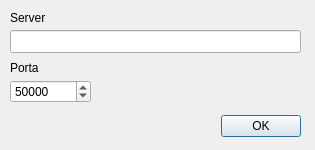
<?xml version="1.0" encoding="UTF-8"?>
<ui version="4.0">
 <class>Connessione</class>
 <widget class="QDialog" name="Connessione">
  <property name="geometry">
   <rect>
    <x>0</x>
    <y>0</y>
    <width>315</width>
    <height>150</height>
   </rect>
  </property>
  <property name="minimumSize">
   <size>
    <width>315</width>
    <height>150</height>
   </size>
  </property>
  <property name="maximumSize">
   <size>
    <width>315</width>
    <height>150</height>
   </size>
  </property>
  <property name="windowTitle">
   <string>Connessione</string>
  </property>
  <property name="windowIcon">
   <iconset>
    <normaloff>../../../Documenti/LSO/FM_Client/Icone/inbox_film.ico</normaloff>../../../Documenti/LSO/FM_Client/Icone/inbox_film.ico</iconset>
  </property>
  <widget class="QDialogButtonBox" name="buttonBox">
   <property name="geometry">
    <rect>
     <x>10</x>
     <y>110</y>
     <width>291</width>
     <height>32</height>
    </rect>
   </property>
   <property name="orientation">
    <enum>Qt::Horizontal</enum>
   </property>
   <property name="standardButtons">
    <set>QDialogButtonBox::Ok</set>
   </property>
  </widget>
  <widget class="QLabel" name="label">
   <property name="geometry">
    <rect>
     <x>10</x>
     <y>10</y>
     <width>55</width>
     <height>15</height>
    </rect>
   </property>
   <property name="text">
    <string>Server</string>
   </property>
  </widget>
  <widget class="QLabel" name="label_2">
   <property name="geometry">
    <rect>
     <x>10</x>
     <y>60</y>
     <width>55</width>
     <height>15</height>
    </rect>
   </property>
   <property name="text">
    <string>Porta</string>
   </property>
  </widget>
  <widget class="QLineEdit" name="eServer">
   <property name="geometry">
    <rect>
     <x>10</x>
     <y>30</y>
     <width>291</width>
     <height>23</height>
    </rect>
   </property>
   <property name="maxLength">
    <number>255</number>
   </property>
  </widget>
  <widget class="QSpinBox" name="ePorta">
   <property name="geometry">
    <rect>
     <x>10</x>
     <y>80</y>
     <width>81</width>
     <height>23</height>
    </rect>
   </property>
   <property name="minimum">
    <number>49152</number>
   </property>
   <property name="maximum">
    <number>65535</number>
   </property>
   <property name="value">
    <number>50000</number>
   </property>
  </widget>
 </widget>
 <resources/>
 <connections>
  <connection>
   <sender>buttonBox</sender>
   <signal>accepted()</signal>
   <receiver>Connessione</receiver>
   <slot>accept()</slot>
   <hints>
    <hint type="sourcelabel">
     <x>248</x>
     <y>254</y>
    </hint>
    <hint type="destinationlabel">
     <x>157</x>
     <y>274</y>
    </hint>
   </hints>
  </connection>
  <connection>
   <sender>buttonBox</sender>
   <signal>rejected()</signal>
   <receiver>Connessione</receiver>
   <slot>reject()</slot>
   <hints>
    <hint type="sourcelabel">
     <x>316</x>
     <y>260</y>
    </hint>
    <hint type="destinationlabel">
     <x>286</x>
     <y>274</y>
    </hint>
   </hints>
  </connection>
 </connections>
</ui>
